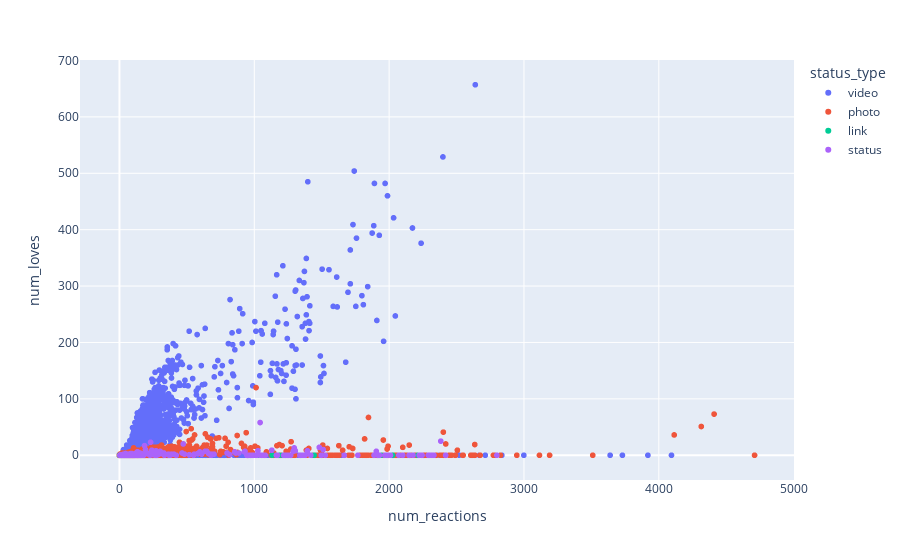

Notebook source saved alongside this figure:
### Code cell
fig = px.scatter(df, x="num_reactions", y="num_loves", color="status_type")
fig.show()

### Figure 1 — Plotly figure (JSON) as saved in the notebook; plotly's stock layout.template omitted (floating-point values rounded to 4 significant figures; data arrays with more than 128 entries replaced by an {"elided": "..."} marker saying what was removed)
{"data": [{"hovertemplate": "status_type=video<br>num_reactions=%{x}<br>num_loves=%{y}<extra></extra>", "legendgroup": "video", "marker": {"color": "#636efa", "symbol": "circle"}, "mode": "markers", "name": "video", "showlegend": true, "type": "scattergl", "x": {"elided": "2333 int values"}, "xaxis": "x", "y": {"elided": "2333 int values"}, "yaxis": "y"}, {"hovertemplate": "status_type=photo<br>num_reactions=%{x}<br>num_loves=%{y}<extra></extra>", "legendgroup": "photo", "marker": {"color": "#EF553B", "symbol": "circle"}, "mode": "markers", "name": "photo", "showlegend": true, "type": "scattergl", "x": {"elided": "4244 int values"}, "xaxis": "x", "y": {"elided": "4244 int values"}, "yaxis": "y"}, {"hovertemplate": "status_type=link<br>num_reactions=%{x}<br>num_loves=%{y}<extra></extra>", "legendgroup": "link", "marker": {"color": "#00cc96", "symbol": "circle"}, "mode": "markers", "name": "link", "showlegend": true, "type": "scattergl", "x": [16, 15, 33, 46, 169, 237, 46, 33, 63, 27, 48, 44, 43, 59, 51, 59, 40, 6, 1933, 2214, 1940, 1931, 2026, 1169, 1010, 1032, 1132, 1182, 1212, 1342, 1444, 1182, 37, 52, 165, 76, 30, 144, 95, 10, 10, 334, 57, 50, 20, 53, 120, 93, 21, 3, 8, 6, 12, 12, 4, 8, 9, 9, 6, 8, 1, 16, 66], "xaxis": "x", "y": [1, 0, 0, 0, 2, 2, 2, 1, 2, 0, 0, 0, 0, 0, 0, 0, 0, 0, 0, 0, 0, 0, 0, 0, 0, 0, 0, 0, 0, 0, 0, 0, 0, 0, 1, 0, 1, 0, 1, 0, 1, 1, 0, 1, 0, 2, 0, 1, 0, 0, 0, 0, 0, 0, 0, 0, 0, 0, 0, 0, 0, 0, 0], "yaxis": "y"}, {"hovertemplate": "status_type=status<br>num_reactions=%{x}<br>num_loves=%{y}<extra></extra>", "legendgroup": "status", "marker": {"color": "#ab63fa", "symbol": "circle"}, "mode": "markers", "name": "status", "showlegend": true, "type": "scattergl", "x": {"elided": "359 int values"}, "xaxis": "x", "y": {"elided": "359 int values"}, "yaxis": "y"}], "layout": {"legend": {"title": {"text": "status_type"}, "tracegroupgap": 0}, "margin": {"t": 60}, "xaxis": {"anchor": "y", "domain": [0, 1], "title": {"text": "num_reactions"}}, "yaxis": {"anchor": "x", "domain": [0, 1], "title": {"text": "num_loves"}}}}
